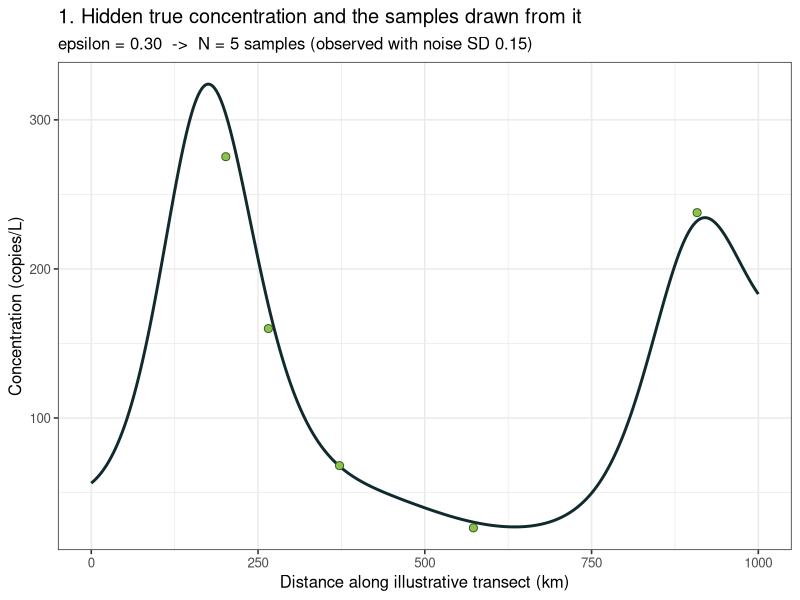
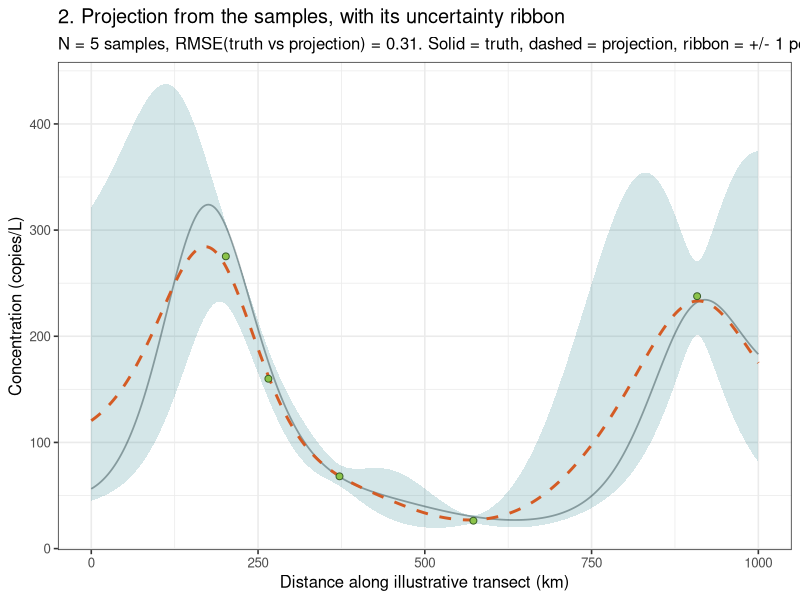
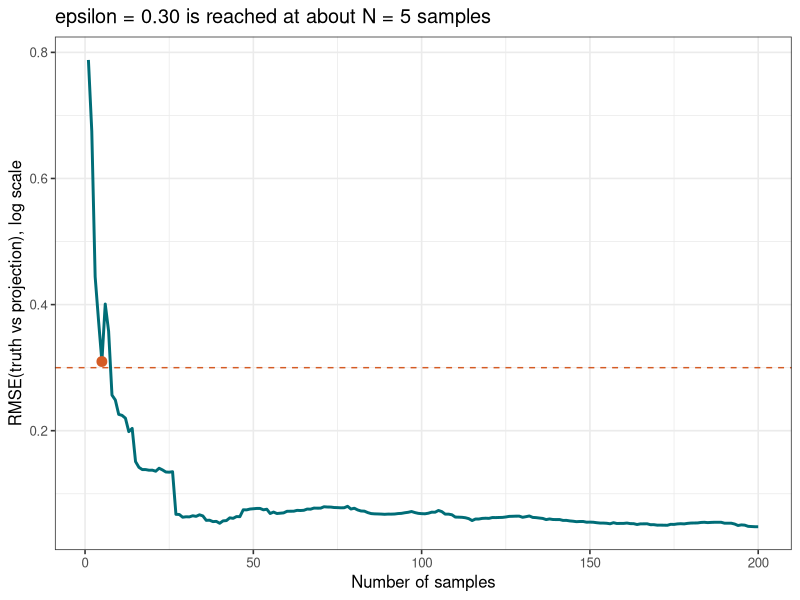

The R script that drew these images, in order:
# Illustrative transect simulation ("Hey, do you want to see what is happening?")
#
# GOAL
# Recreate Figure 1 from the eDNA survey planner, with epsilon as a single,
# honest error.
#
# THE IDEA
#   1. Build a hidden TRUE concentration field along a 1,000 km transect.
#   2. SAMPLE from that truth at random locations, each observed with NOISE_SD.
#   3. PROJECT (krige) a concentration surface back from those samples.
#   4. epsilon = RMSE between the truth and the projection, over the n_grid
#      points, on the log scale. It is one number.
#   5. Choose the NUMBER OF SAMPLES so that this RMSE equals your target epsilon.
#      The exact samples that achieve it are the dots we plot.
#
# small epsilon -> many samples -> tight projection
# large epsilon -> few samples  -> loose projection
#
# WHAT YOU CAN CHANGE (see the PARAMETERS block at the end)
#   n_grid  : number of rows building the TRUE transect (the RMSE points). 400.
#   epsilon : target error (a single RMSE). The sample count follows from it.
#   rho_km  : spatial range in km (small = patchy, large = smooth).

library(dplyr)
library(tidyr)
library(ggplot2)

# Fixed illustrative constants (as in the planner HTML).
MU_LOG      <- log(100)   # mean log-concentration (~100 copies/L)
NOISE_SD    <- 0.15       # observation noise on the log scale
TRANSECT_KM <- 1000       # length of the illustrative transect


# 1. THE HIDDEN TRUE FIELD -----------------------------------------------------
# A squared-exponential GP approximated by random cosine/sine "features".
# Returns a function giving log-concentration at any distance x (km).

make_true_field <- function(rho_km, n_features = 128, field_seed = 1) {
  set.seed(field_seed)
  w <- rnorm(n_features) / rho_km   # feature frequencies
  a <- rnorm(n_features)            # cosine weights
  b <- rnorm(n_features)            # sine weights
  function(x) {
    MU_LOG + colSums(a * cos(outer(w, x)) + b * sin(outer(w, x))) / sqrt(n_features)
  }
}

# Squared-exponential covariance between two sets of locations.
sq_exp_cov <- function(x1, x2, rho_km) {
  exp(-0.5 * (outer(x1, x2, "-") / rho_km)^2)
}


# 2. PROJECT A SURFACE FROM SOME SAMPLES ---------------------------------------
# Krige log-concentration over grid_x from the sampled locations and values.
# Returns, at every grid point:
#   est_log : the projected (posterior mean) log-concentration
#   post_sd : the projection's own uncertainty (posterior SD, log scale). This
#             is what the blue ribbon is made of -- it comes straight from the
#             samples: ~0 right at a sample, widening in the gaps between them.

project_from_samples <- function(sample_x, sample_log, grid_x, rho_km) {
  K <- sq_exp_cov(sample_x, sample_x, rho_km)
  diag(K) <- diag(K) + NOISE_SD^2 + 1e-9          # observation noise + jitter
  Kinv  <- solve(K)
  cross <- sq_exp_cov(grid_x, sample_x, rho_km)    # grid-to-sample covariance

  est_log  <- MU_LOG + as.vector(cross %*% (Kinv %*% (sample_log - MU_LOG)))
  # Posterior variance = prior variance (1) minus the part explained by samples.
  post_var <- pmax(1 - rowSums((cross %*% Kinv) * cross), 0)

  list(est_log = est_log, post_sd = sqrt(post_var))
}


# 3. PLOTS ---------------------------------------------------------------------

# Panel 1: the hidden true field with the samples drawn from it.
plot_truth <- function(grid, samples, epsilon, n_samples) {
  ggplot() +
    geom_line(data = grid, aes(x, truth), linewidth = 1, colour = "#102a2e") +
    geom_point(data = samples, aes(x, observed),
               colour = "#365b26", fill = "#8bc34a", shape = 21, size = 2.4) +
    labs(x = "Distance along illustrative transect (km)",
         y = "Concentration (copies/L)",
         title = "1. Hidden true concentration and the samples drawn from it",
         subtitle = sprintf("epsilon = %.2f  ->  N = %d samples (observed with noise SD %.2f)",
                            epsilon, n_samples, NOISE_SD)) +
    theme_bw(base_size = 12)
}

# Panel 2: the projection and the +/- epsilon band (RMSE = epsilon).
plot_reconstruction <- function(grid, samples, epsilon, n_samples, rmse) {
  ggplot(grid, aes(x)) +
    geom_ribbon(aes(ymin = lower, ymax = upper), fill = "#006d77", alpha = 0.17) +
    geom_line(aes(y = truth), colour = "#102a2e", linewidth = 0.6, alpha = 0.4) +
    geom_line(aes(y = estimate), colour = "#d45b24", linewidth = 1,
              linetype = "dashed") +
    geom_point(data = samples, aes(x, observed),
               colour = "#365b26", fill = "#8bc34a", shape = 21, size = 2) +
    labs(x = "Distance along illustrative transect (km)",
         y = "Concentration (copies/L)",
         title = "2. Projection from the samples, with its uncertainty ribbon",
         subtitle = sprintf(
           "N = %d samples, RMSE(truth vs projection) = %.2f. Solid = truth, dashed = projection, ribbon = +/- 1 posterior SD from the samples",
           n_samples, rmse)) +
    theme_bw(base_size = 12)
}

# Optional: how the projection RMSE falls as the sample count grows.
plot_rmse_curve <- function(rmse_curve, epsilon, n_samples) {
  pick <- rmse_curve %>% filter(n_samples == !!n_samples)
  ggplot(rmse_curve, aes(n_samples, rmse)) +
    geom_line(colour = "#006d77", linewidth = 1) +
    geom_hline(yintercept = epsilon, linetype = "dashed", colour = "#d45b24") +
    geom_point(data = pick, aes(n_samples, rmse), colour = "#d45b24", size = 3) +
    labs(x = "Number of samples",
         y = "RMSE(truth vs projection), log scale",
         title = sprintf("epsilon = %.2f is reached at about N = %d samples",
                         epsilon, n_samples)) +
    theme_bw(base_size = 12)
}


# =============================================================================
# PARAMETERS -- change these and rerun
# =============================================================================
n_grid  <- 400             # rows building the true transect / RMSE points
epsilon <- 0.3             # target error (a single RMSE); sample count follows
rho_km  <- 100             # spatial range (km): small = patchy, large = smooth

max_samples <- 200         # largest sample count to search over
field_seed  <- 1           # seed for the hidden true field
sample_seed <- 1           # seed for where the samples land

# --- Build the true field and the grid it is evaluated on. --------------------
field     <- make_true_field(rho_km, field_seed = field_seed)
grid_x    <- seq(0, TRANSECT_KM, length.out = n_grid)
truth_log <- field(grid_x)

# --- Sample from the truth (with NOISE_SD). ----------------------------------
# One pool of samples we reuse: taking the first n of them adds samples one by
# one, so the projection RMSE falls smoothly as n grows.
set.seed(sample_seed)
sample_pool <- tibble(x = runif(max_samples, 0, TRANSECT_KM)) %>%
  mutate(log_obs  = field(x) + rnorm(n(), 0, NOISE_SD),
         observed = exp(log_obs))

# --- RMSE = truth vs projection, for each possible sample count. --------------
rmse_curve <- tibble(n_samples = 1:max_samples) %>%
  rowwise() %>%
  mutate(rmse = {
    s   <- sample_pool[1:n_samples, ]
    est <- project_from_samples(s$x, s$log_obs, grid_x, rho_km)$est_log
    sqrt(mean((truth_log - est)^2))
  }) %>%
  ungroup()

# --- Choose the sample count whose projection RMSE equals epsilon. -----------
n_samples <- rmse_curve$n_samples[which.min(abs(rmse_curve$rmse - epsilon))]

# --- The samples that achieve it, and the projection they give. --------------
samples    <- sample_pool[1:n_samples, ]
projection <- project_from_samples(samples$x, samples$log_obs, grid_x, rho_km)
est_log    <- projection$est_log
rmse       <- sqrt(mean((truth_log - est_log)^2))

# The blue ribbon is the projection's own uncertainty (+/- 1 posterior SD),
# so it comes from the samples: it pinches in at each sample and bulges in gaps.
grid <- tibble(x = grid_x, truth = exp(truth_log),
               estimate = exp(est_log),
               lower = exp(est_log - projection$post_sd),
               upper = exp(est_log + projection$post_sd))

# --- Draw the figures. -------------------------------------------------------
plot_truth(grid, samples, epsilon, n_samples)
plot_reconstruction(grid, samples, epsilon, n_samples, rmse)
plot_rmse_curve(rmse_curve, epsilon, n_samples)

cat(sprintf("epsilon = %.2f -> N = %d samples (RMSE truth vs projection = %.3f)\n",
            epsilon, n_samples, rmse))

# Tips:
#   - Patchier species need more samples: set rho_km <- 40 and rerun.
#   - Different sample locations: change sample_seed. Different truth: field_seed.
